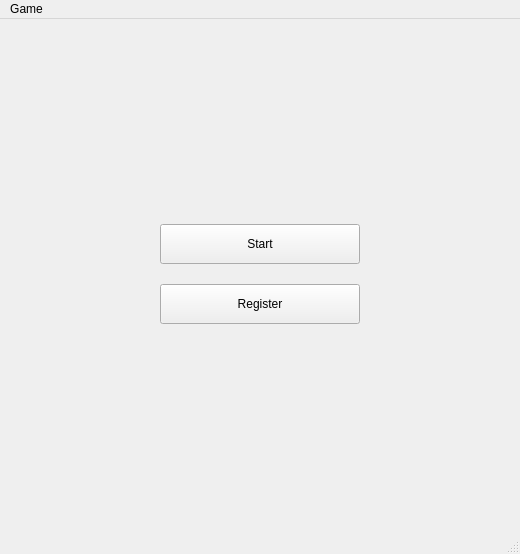
<?xml version="1.0" encoding="UTF-8"?>
<ui version="4.0">
 <class>MainWindow</class>
 <widget class="QMainWindow" name="MainWindow">
  <property name="geometry">
   <rect>
    <x>0</x>
    <y>0</y>
    <width>520</width>
    <height>554</height>
   </rect>
  </property>
  <property name="windowTitle">
   <string>ChessQt</string>
  </property>
  <widget class="QWidget" name="centralWidget">
   <widget class="QStackedWidget" name="stackedWidget">
    <property name="geometry">
     <rect>
      <x>0</x>
      <y>0</y>
      <width>520</width>
      <height>550</height>
     </rect>
    </property>
    <property name="currentIndex">
     <number>0</number>
    </property>
    <widget class="QWidget" name="mainPage">
     <widget class="QPushButton" name="gamePageButton">
      <property name="geometry">
       <rect>
        <x>160</x>
        <y>205</y>
        <width>200</width>
        <height>40</height>
       </rect>
      </property>
      <property name="text">
       <string>Start</string>
      </property>
     </widget>
     <widget class="QPushButton" name="registrationButton">
      <property name="geometry">
       <rect>
        <x>160</x>
        <y>265</y>
        <width>200</width>
        <height>40</height>
       </rect>
      </property>
      <property name="text">
       <string>Register</string>
      </property>
     </widget>
    </widget>
    <widget class="QWidget" name="gamePage">
     <widget class="QPushButton" name="playGameButton">
      <property name="geometry">
       <rect>
        <x>159</x>
        <y>270</y>
        <width>201</width>
        <height>40</height>
       </rect>
      </property>
      <property name="text">
       <string>Play Game</string>
      </property>
     </widget>
     <widget class="QPushButton" name="boardButton">
      <property name="geometry">
       <rect>
        <x>159</x>
        <y>330</y>
        <width>201</width>
        <height>40</height>
       </rect>
      </property>
      <property name="text">
       <string>Score Board</string>
      </property>
     </widget>
     <widget class="QSpinBox" name="spinBox">
      <property name="geometry">
       <rect>
        <x>290</x>
        <y>220</y>
        <width>50</width>
        <height>30</height>
       </rect>
      </property>
      <property name="wrapping">
       <bool>false</bool>
      </property>
      <property name="frame">
       <bool>true</bool>
      </property>
      <property name="alignment">
       <set>Qt::AlignCenter</set>
      </property>
      <property name="specialValueText">
       <string>5</string>
      </property>
      <property name="showGroupSeparator" stdset="0">
       <bool>false</bool>
      </property>
      <property name="minimum">
       <number>5</number>
      </property>
      <property name="maximum">
       <number>20</number>
      </property>
     </widget>
     <widget class="QLabel" name="size_of_board">
      <property name="geometry">
       <rect>
        <x>170</x>
        <y>220</y>
        <width>121</width>
        <height>30</height>
       </rect>
      </property>
      <property name="text">
       <string>Size of board</string>
      </property>
      <property name="alignment">
       <set>Qt::AlignCenter</set>
      </property>
     </widget>
     <widget class="QPushButton" name="backButton_2">
      <property name="geometry">
       <rect>
        <x>220</x>
        <y>390</y>
        <width>81</width>
        <height>28</height>
       </rect>
      </property>
      <property name="text">
       <string>Back</string>
      </property>
     </widget>
     <widget class="QPushButton" name="swapButton">
      <property name="geometry">
       <rect>
        <x>210</x>
        <y>130</y>
        <width>101</width>
        <height>28</height>
       </rect>
      </property>
      <property name="text">
       <string>Swap Colours</string>
      </property>
     </widget>
     <widget class="QGroupBox" name="groupBox">
      <property name="geometry">
       <rect>
        <x>40</x>
        <y>80</y>
        <width>140</width>
        <height>120</height>
       </rect>
      </property>
      <property name="title">
       <string>White</string>
      </property>
      <property name="alignment">
       <set>Qt::AlignCenter</set>
      </property>
      <widget class="QLabel" name="label_p1name">
       <property name="geometry">
        <rect>
         <x>-40</x>
         <y>20</y>
         <width>221</width>
         <height>30</height>
        </rect>
       </property>
       <property name="text">
        <string>Login to play</string>
       </property>
       <property name="alignment">
        <set>Qt::AlignCenter</set>
       </property>
      </widget>
      <widget class="QPushButton" name="p1loginButton">
       <property name="geometry">
        <rect>
         <x>30</x>
         <y>70</y>
         <width>80</width>
         <height>30</height>
        </rect>
       </property>
       <property name="text">
        <string>Login</string>
       </property>
      </widget>
     </widget>
     <widget class="QGroupBox" name="groupBox_2">
      <property name="geometry">
       <rect>
        <x>340</x>
        <y>80</y>
        <width>140</width>
        <height>120</height>
       </rect>
      </property>
      <property name="title">
       <string>Black</string>
      </property>
      <property name="alignment">
       <set>Qt::AlignCenter</set>
      </property>
      <widget class="QPushButton" name="p2loginButton">
       <property name="geometry">
        <rect>
         <x>30</x>
         <y>70</y>
         <width>80</width>
         <height>30</height>
        </rect>
       </property>
       <property name="text">
        <string>Login</string>
       </property>
      </widget>
      <widget class="QLabel" name="label_p2name">
       <property name="geometry">
        <rect>
         <x>-40</x>
         <y>20</y>
         <width>221</width>
         <height>30</height>
        </rect>
       </property>
       <property name="text">
        <string>Login to play</string>
       </property>
       <property name="alignment">
        <set>Qt::AlignCenter</set>
       </property>
      </widget>
     </widget>
    </widget>
    <widget class="QWidget" name="page">
     <widget class="QPushButton" name="backButton">
      <property name="geometry">
       <rect>
        <x>160</x>
        <y>420</y>
        <width>200</width>
        <height>40</height>
       </rect>
      </property>
      <property name="text">
       <string>Back</string>
      </property>
     </widget>
     <widget class="QTextBrowser" name="textBrowser">
      <property name="geometry">
       <rect>
        <x>80</x>
        <y>100</y>
        <width>360</width>
        <height>300</height>
       </rect>
      </property>
      <property name="font">
       <font>
        <pointsize>12</pointsize>
       </font>
      </property>
      <property name="layoutDirection">
       <enum>Qt::LeftToRight</enum>
      </property>
      <property name="tabStopWidth">
       <number>100</number>
      </property>
      <property name="textInteractionFlags">
       <set>Qt::LinksAccessibleByKeyboard|Qt::LinksAccessibleByMouse</set>
      </property>
     </widget>
     <widget class="QLabel" name="label">
      <property name="geometry">
       <rect>
        <x>60</x>
        <y>50</y>
        <width>100</width>
        <height>30</height>
       </rect>
      </property>
      <property name="font">
       <font>
        <pointsize>12</pointsize>
       </font>
      </property>
      <property name="text">
       <string>Name</string>
      </property>
      <property name="alignment">
       <set>Qt::AlignCenter</set>
      </property>
     </widget>
     <widget class="QLabel" name="label_2">
      <property name="geometry">
       <rect>
        <x>160</x>
        <y>50</y>
        <width>100</width>
        <height>30</height>
       </rect>
      </property>
      <property name="font">
       <font>
        <pointsize>12</pointsize>
       </font>
      </property>
      <property name="text">
       <string>Played</string>
      </property>
      <property name="alignment">
       <set>Qt::AlignCenter</set>
      </property>
     </widget>
     <widget class="QLabel" name="label_3">
      <property name="geometry">
       <rect>
        <x>260</x>
        <y>50</y>
        <width>100</width>
        <height>30</height>
       </rect>
      </property>
      <property name="font">
       <font>
        <pointsize>12</pointsize>
       </font>
      </property>
      <property name="text">
       <string>Wins</string>
      </property>
      <property name="alignment">
       <set>Qt::AlignCenter</set>
      </property>
     </widget>
     <widget class="QLabel" name="label_4">
      <property name="geometry">
       <rect>
        <x>360</x>
        <y>50</y>
        <width>100</width>
        <height>30</height>
       </rect>
      </property>
      <property name="font">
       <font>
        <pointsize>12</pointsize>
       </font>
      </property>
      <property name="text">
       <string>Losses</string>
      </property>
      <property name="alignment">
       <set>Qt::AlignCenter</set>
      </property>
     </widget>
    </widget>
    <widget class="QWidget" name="page_4">
     <property name="autoFillBackground">
      <bool>false</bool>
     </property>
     <widget class="QGraphicsView" name="graphicsView">
      <property name="geometry">
       <rect>
        <x>10</x>
        <y>10</y>
        <width>500</width>
        <height>500</height>
       </rect>
      </property>
      <property name="lineWidth">
       <number>0</number>
      </property>
      <property name="verticalScrollBarPolicy">
       <enum>Qt::ScrollBarAlwaysOff</enum>
      </property>
      <property name="horizontalScrollBarPolicy">
       <enum>Qt::ScrollBarAlwaysOff</enum>
      </property>
      <property name="sizeAdjustPolicy">
       <enum>QAbstractScrollArea::AdjustIgnored</enum>
      </property>
      <property name="foregroundBrush">
       <brush brushstyle="NoBrush">
        <color alpha="255">
         <red>243</red>
         <green>243</green>
         <blue>243</blue>
        </color>
       </brush>
      </property>
     </widget>
    </widget>
   </widget>
  </widget>
  <widget class="QMenuBar" name="menuBar">
   <property name="geometry">
    <rect>
     <x>0</x>
     <y>0</y>
     <width>520</width>
     <height>22</height>
    </rect>
   </property>
   <widget class="QMenu" name="menuGame">
    <property name="title">
     <string>Game</string>
    </property>
    <addaction name="actionResign"/>
   </widget>
   <addaction name="menuGame"/>
  </widget>
  <widget class="QStatusBar" name="gameBar">
   <property name="sizePolicy">
    <sizepolicy hsizetype="Preferred" vsizetype="Preferred">
     <horstretch>0</horstretch>
     <verstretch>0</verstretch>
    </sizepolicy>
   </property>
  </widget>
  <action name="actionResign">
   <property name="text">
    <string>Resign</string>
   </property>
  </action>
 </widget>
 <layoutdefault spacing="6" margin="11"/>
 <resources/>
 <connections/>
</ui>
